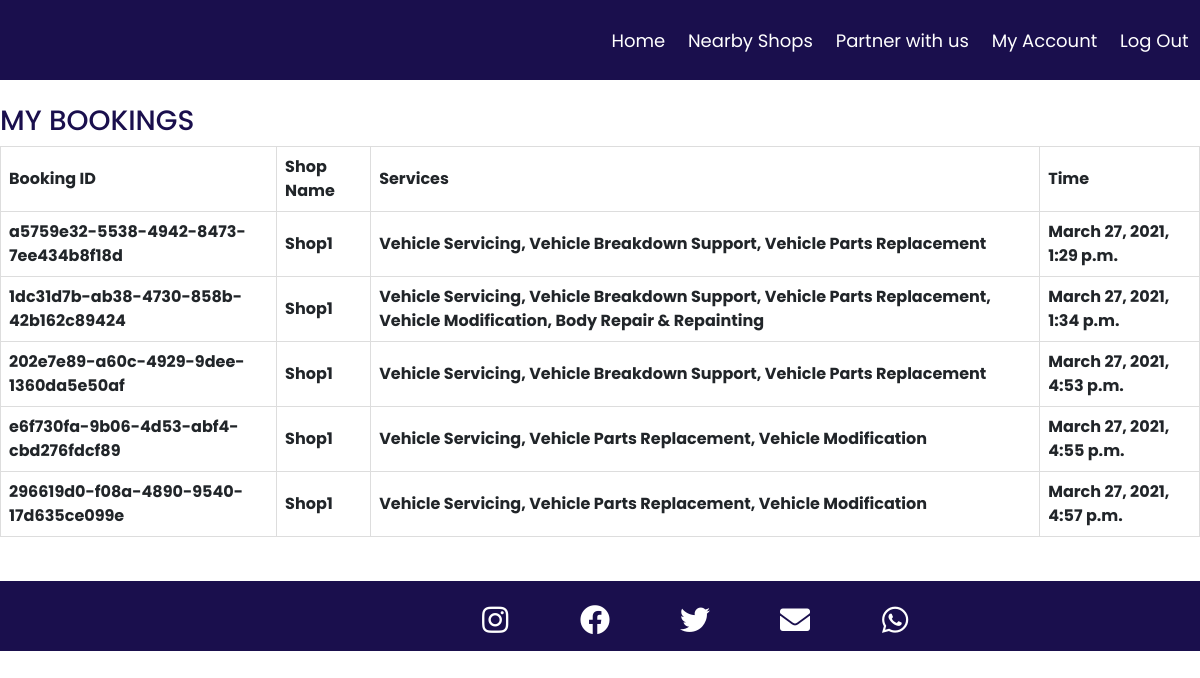
Before: /myaccount/ (signed in) with the older database file.
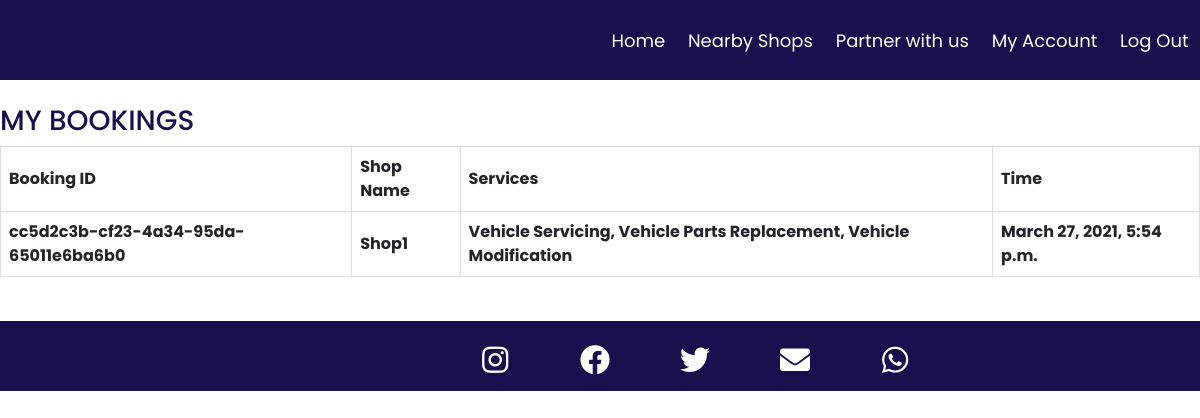
After: the same page with the newer database file.
### carserviceapp/models.py (models this page shows)
class Booking(models.Model):
    booking_id = models.UUIDField(primary_key=True,default=uuid.uuid4, editable=False)
    customer = models.ForeignKey(User, default='', on_delete=models.CASCADE)
    hired_shop = models.ForeignKey(Shop, on_delete=models.CASCADE)
    services_required = MultiSelectField(choices=Services)
    time = models.DateTimeField(default=timezone.now)

class Shop(models.Model):
    shop_id = models.UUIDField(primary_key=True, default=uuid.uuid4, editable=False)
    shop_name = models.CharField(max_length=50)
    owner_name = models.CharField(max_length=50)
    shop_email = models.EmailField(max_length=60,unique=True)
    shop_contact = models.IntegerField(unique=True)
    owner_contact = models.IntegerField(unique=True)
    shop_locality = models.CharField(max_length=50)
    shop_district = models.CharField(max_length=50)
    shop_city = models.CharField(max_length=50)
    shop_pincode = models.IntegerField()
    vehicle_servicing_charge = models.IntegerField()
    vehicle_breakdown_Support_charge = models.IntegerField()
    vehicle_parts_Replacement_charge = models.IntegerField()
    vehicle_modification_charge = models.IntegerField()
    body_repair_and_repainting_charge = models.IntegerField()
    shop_image = models.ImageField()
    def __str__(self):
        return self.shop_name

### carserviceapp/views.py (the view)
# urls.py: path('myaccount/',views.myaccount_view,name='myaccount'),
def myaccount_view(request):
    current_user = request.user
    mybookings = Booking.objects.filter(customer=current_user)
    return render(request,'registration/myaccount.html',{'mybookings':mybookings})

### templates/registration/myaccount.html (shortened to what this page needs)
{% extends '../base.html' %}
{% load crispy_forms_tags %}
{% block content %}
<body>
    <br>
    <h3 style="color: hsl(251, 67%, 18%);" data-aos="fade-up">MY BOOKINGS</h3>
    <table>
        <tr>
            <th>Booking ID</th>
            <th>Shop Name</th>
            <th>Services</th>
            <th>Time</th>
        </tr>
        {% for b in mybookings%}
        <tr>
            <th>{{b.booking_id}}</th>
            <th>{{b.hired_shop}}</th>
            <th>{{b.services_required}}</th>
            <th>{{b.time}}</th>
        </tr>
        {% endfor %}
    </table>
    <br>
</body>
{% endblock %}

### templates/base.html (shortened to what this page needs)
{% load static %}
<!DOCTYPE html>
<html lang="en">
<head>
   <link
      rel="stylesheet"
      href="https://stackpath.bootstrapcdn.com/bootstrap/4.5.2/css/bootstrap.min.css"
    />
   <link href='https://api.mapbox.com/mapbox-gl-js/v2.1.1/mapbox-gl.css' rel='stylesheet' />
   <link rel="stylesheet" href="https://api.mapbox.com/mapbox-gl-js/plugins/mapbox-gl-directions/v4.1.0/mapbox-gl-directions.css" type="text/css">
   <link rel="stylesheet" href="{% static 'style.css' %}">
   <link rel="stylesheet" href="{% static 'login.css' %}">
   <link
      rel="stylesheet"
      href="https://cdnjs.cloudflare.com/ajax/libs/font-awesome/4.7.0/css/font-awesome.min.css"
    />
    <link rel="stylesheet" href="https://unpkg.com/aos@next/dist/aos.css" />
   <link rel="stylesheet" href="https://cdnjs.cloudflare.com/ajax/libs/font-awesome/5.15.2/css/all.min.css" />
   <link rel="stylesheet" href="https://cdnjs.cloudflare.com/ajax/libs/fancybox/2.1.5/jquery.fancybox.min.css" media="screen">
   </head>
   <body>
      {% include "navbar.html" %}
        {% block content %}
        {% endblock %}
      {% include "footer.html" %}
   </body>
</html>

### templates/navbar.html (shortened to what this page needs)
<nav>
  <ul class="nav-links" data-aos="fade-down-right">
      <li><a href = "/" class="active">Home</a></li>
      <li><a href = "{% url 'shops' %}">Nearby Shops</a></li>
      {% if user.is_authenticated %}
      <li><a href = "{% url 'shopregister' %}">Partner with us</a></li>
      <li><a href = "{% url 'myaccount' %}">My Account</a></li>
      <li><a href = "{% url 'logout' %}">Log Out</a></li>
      {% else %}
      <li><a href = "{% url 'login' %}">Log In</a></li>
      <li><a href = "{% url 'register' %}">Sign Up</a></li>
      {% endif %}
  </ul>
</nav>

### templates/footer.html
<div class="social_media">
    <ul>
        <li>
            <a href="#"><i class="fab fa-instagram"></i></a>
        </li>
        <li>
            <a href="#"><i class="fab fa-facebook"></i></a>
        </li>
        <li>
            <a href="#"><i class="fab fa-twitter"></i></a>
        </li>
        <li>
            <a href="#"><i class="fa fa-envelope"></i></a>
        </li>
        <li>
            <a href="#"><i class="fab fa-whatsapp"></i></a>
        </li>
    </ul>
</div>

### static/style.css (style rules this page uses)
* { margin: 0; padding: 0; box-sizing: border-box; }
body { font-family: sans-serif; }
nav { height: 10vh; background-color: #1a0f4d; }
.nav-links { display: flex; list-style: none; width: 50%; height: 100%; justify-content: space-around; align-items: center; margin-left: auto; }
.nav-links li a { color: white; text-decoration: none; font-size: 18px; transition: 0.5s; }
.social_media { background-color: #1a0f4d; height: 70px; margin: 20px 0 0; bottom: 0; }
.social_media ul { display: flex; padding-left: 470px; }
.social_media ul li { list-style: none; width: 100px; }
.social_media ul li a { width: 50px; height: 50px; position: relative; display: block; line-height: 60px; font-size: 30px; padding: 10px; border-radius: 50%; color: white; text-align: center; transition: 0.5s; }

### static/login.css (style rules this page uses)
* { padding: 0; margin: 0; box-sizing: border-box; }
html { overflow-y: scroll; }
body { font-family: 'Poppins', sans-serif; }
a { display: block; text-align: right; text-decoration: none; color: #999; font-size: 0.9rem; transition: .3s; }

### templates/registration/myaccount.html (style rules this page uses)
table { width:100%; border-collapse: collapse; }
td, th { border: 1px solid #dddddd; text-align: left; padding: 8px; }

Changed rows visible on the page:
removed Booking: booking_id "a5759e32-5538-4942-8473-7ee434b8f18d", hired_shop "Shop1", services_required "Vehicle Servicing, Vehicle Breakdown Support, Vehicle Parts Replacement", time "March 27, 2021, 1:29 p.m."
removed Booking: booking_id "1dc31d7b-ab38-4730-858b-42b162c89424", hired_shop "Shop1", services_required "Vehicle Servicing, Vehicle Breakdown Support, Vehicle Parts Replacement, Vehicle Modification, Body Repair & Repainting", time "March 27, 2021, 1:34 p.m."
removed Booking: booking_id "202e7e89-a60c-4929-9dee-1360da5e50af", hired_shop "Shop1", services_required "Vehicle Servicing, Vehicle Breakdown Support, Vehicle Parts Replacement", time "March 27, 2021, 4:53 p.m."
removed Booking: booking_id "e6f730fa-9b06-4d53-abf4-cbd276fdcf89", hired_shop "Shop1", services_required "Vehicle Servicing, Vehicle Parts Replacement, Vehicle Modification", time "March 27, 2021, 4:55 p.m."
removed Booking: booking_id "296619d0-f08a-4890-9540-17d635ce099e", hired_shop "Shop1", services_required "Vehicle Servicing, Vehicle Parts Replacement, Vehicle Modification", time "March 27, 2021, 4:57 p.m."
added Booking: booking_id "cc5d2c3b-cf23-4a34-95da-65011e6ba6b0", hired_shop "Shop1", services_required "Vehicle Servicing, Vehicle Parts Replacement, Vehicle Modification", time "March 27, 2021, 5:54 p.m."
